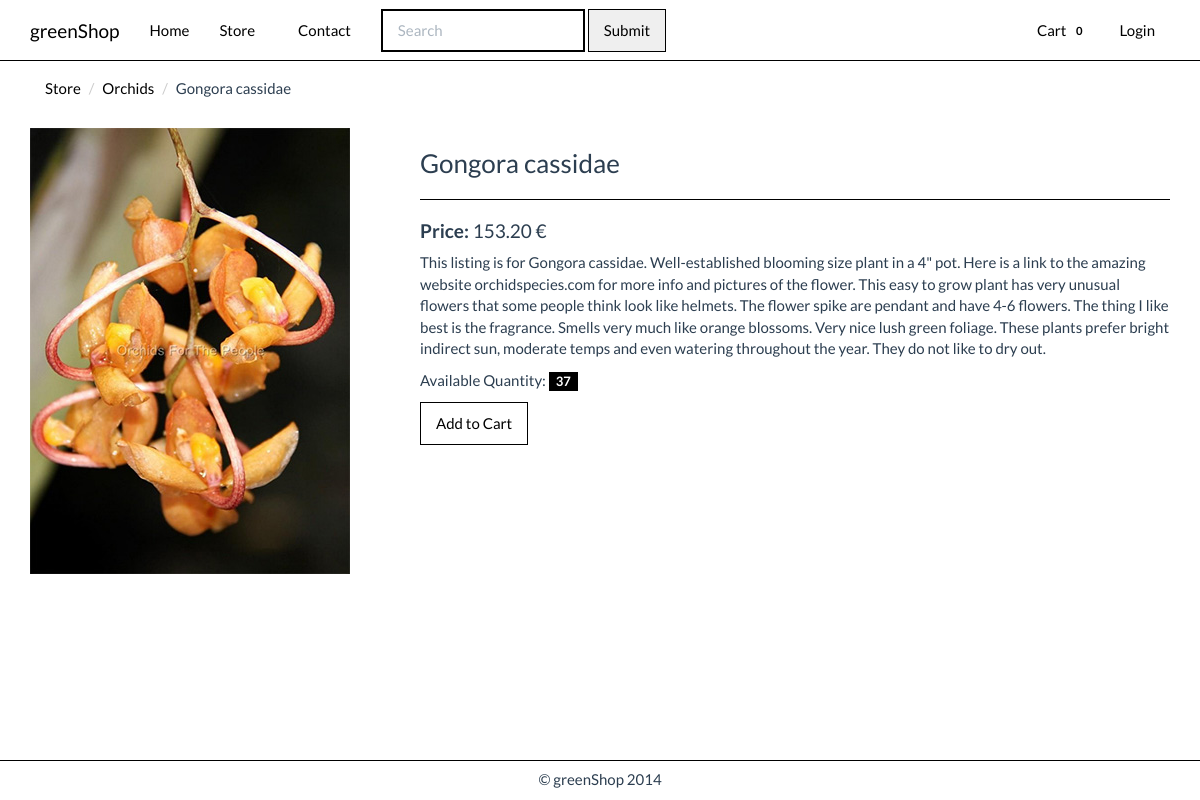
The page /product.php?id=35 on the database its author committed.
### tables this page shows
CREATE TABLE IF NOT EXISTS `tbl_product` (
  `pd_id` int(10) unsigned NOT NULL AUTO_INCREMENT,
  `cat_id` int(10) unsigned NOT NULL,
  `pd_name` varchar(99) NOT NULL DEFAULT '',
  `pd_description` text NOT NULL,
  `pd_price` decimal(7,2) NOT NULL DEFAULT '0.00',
  `pd_qty` smallint(5) unsigned NOT NULL DEFAULT '0',
  `pd_image` varchar(99) DEFAULT NULL,
  PRIMARY KEY (`pd_id`),
  KEY `cat_id` (`cat_id`),
  KEY `pd_name` (`pd_name`)
);

CREATE TABLE IF NOT EXISTS `tbl_category` (
  `cat_id` int(10) unsigned NOT NULL AUTO_INCREMENT,
  `cat_name` varchar(50) NOT NULL DEFAULT '',
  `cat_description` varchar(200) NOT NULL DEFAULT '',
  PRIMARY KEY (`cat_id`),
  KEY `cat_name` (`cat_name`)
);

### includes/dbManager.php (called while the page is built, shortened)
<?php
class dbManager {
	private $link;
	private static $instance = NULL;
	private function __construct(){
		$this->link = mysql_connect(DB_HOST, DB_USER, DB_PASSWORD);
		$this->db = mysql_select_db(DB_DATABASE, $this->link);
	}
	public static function  getInstance(){
		if(dbManager::$instance === NULL){
			$instance = new dbManager();
		}
		return $instance;
	}
	public function selectQuery($query){
		$res = mysql_query($query, $this->link);
		$result = array();
		while (($row = mysql_fetch_object($res)) !== false) {
			$result[] = $row;
		}
		return $result;
	}
}
?>

### product.php (the view, shortened to what this page needs)
<?php
if(!isset($_GET['id']))
{
	header("location: store.php");
	exit();
}
else {
	require_once 'includes/dbManager.php';
	$dbManager = dbManager::getInstance();
	$product = $dbManager->selectQuery("SELECT `tbl_product`.*,`tbl_category`.`cat_name`
						FROM `tbl_product`
						INNER JOIN `tbl_category`
						ON `tbl_product`.`cat_id`=`tbl_category`.`cat_id`
						WHERE `pd_id`=".$_GET['id']);
	$product = $product[0];
}
?>
<?php
include 'includes/header.php';
include 'includes/nav.php';
?>
<div id="main">
    <header class="container">
      <ol class="breadcrumb">
        <li><a href="store.php">Store</a></li>
        <li><a href="store.php?category=<?php echo $product->cat_id ?>"><?php echo $product->cat_name ?></a></li>
        <li class="active"><?php echo $product->pd_name ?></li>
      </ol>
    </header>
    <div class="container">
      <div class="row">
        <div class="col-md-4">
          <img src="img/uploads/<?php echo $product->pd_image; ?>" class="img-responsive">
        </div>
        <div class="col-md-8">
          <h3><?php echo $product->pd_name ?></h3>
          <hr>
          <h4><strong>Price: </strong><?php
          echo sprintf('%01.2f', $product->pd_price); ?> &euro;</h4>
          <p><?php echo $product->pd_description ?  $product->pd_description : '<span>No description</span>'; ?></p>
          <p>Available Quantity: <span class="badge"><?php echo $product->pd_qty ?></span></p>
          <a href="cart.php?add=<?php echo $product->pd_id; ?>" class="btn">Add to Cart<br></a>
        </div>
      </div>
    </div>
</div>
<?php
include 'includes/footer.php';
?>

### css/styles.css (style rules this page uses)
body { padding-top: 50px; }
html, body { height: 100%; }

### rows shown on the page
tbl_product: cat.cat_name "Orchids", pd_name "Gongora cassidae", pd_image (picture), pd_price "153.20", pd_description "This listing is for Gongora cassidae. Well-established blooming size plant in a 4\" pot. Here is a link to the amazing website orchidspecies.com for more info and pictures of the flower. This easy to grow plant has very unusual flowers that some people think look like helmets. The flower spike are pendant and have 4-6 flowers. The thing I like best is the fragrance. Smells very much like orange blossoms. Very nice lush green foliage. These plants prefer bright indirect sun, moderate temps and even watering throughout the year. They do not like to dry out.", pd_qty "37"
